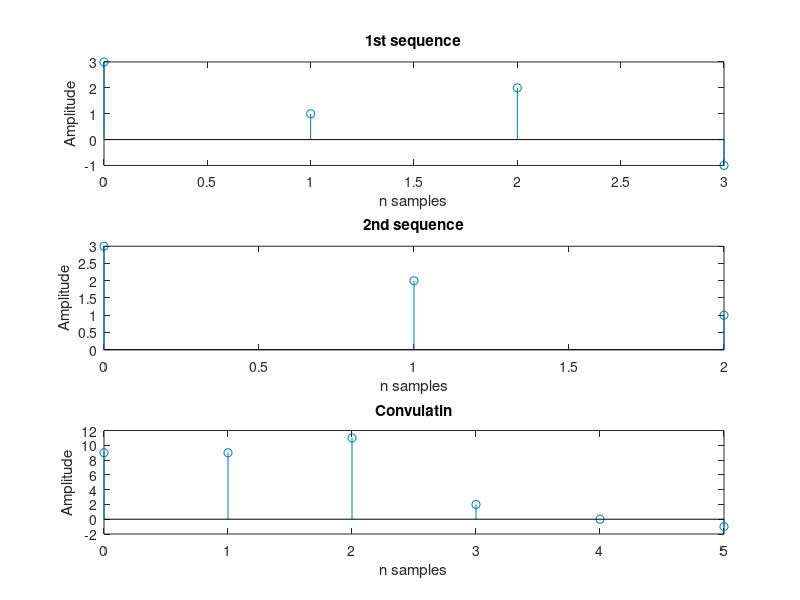

The MATLAB script that drew this image:
clc;
clear all;
close all;
a=[3 1 2 -1];%a sequnce
alow=0;%lower of a
ahigh=3; %higher of a
b=[3 2 1];%b sequnce
blow=0; %lower of b
bhigh=2;%higher of b
c=conv(a,b);
disp(c);

subplot(3,1,1);
stem(alow:ahigh,a);
title('1st sequence');
xlabel('n samples'); 
ylabel('Amplitude');


subplot(3,1,2);
stem(blow:bhigh,b);
title('2nd sequence');
xlabel('n samples');
ylabel('Amplitude');


clow=alow+blow;
chigh=ahigh+bhigh;
subplot(3,1,3);
stem(clow:chigh,c);
title('Convulatin');
xlabel('n samples');
ylabel('Amplitude');